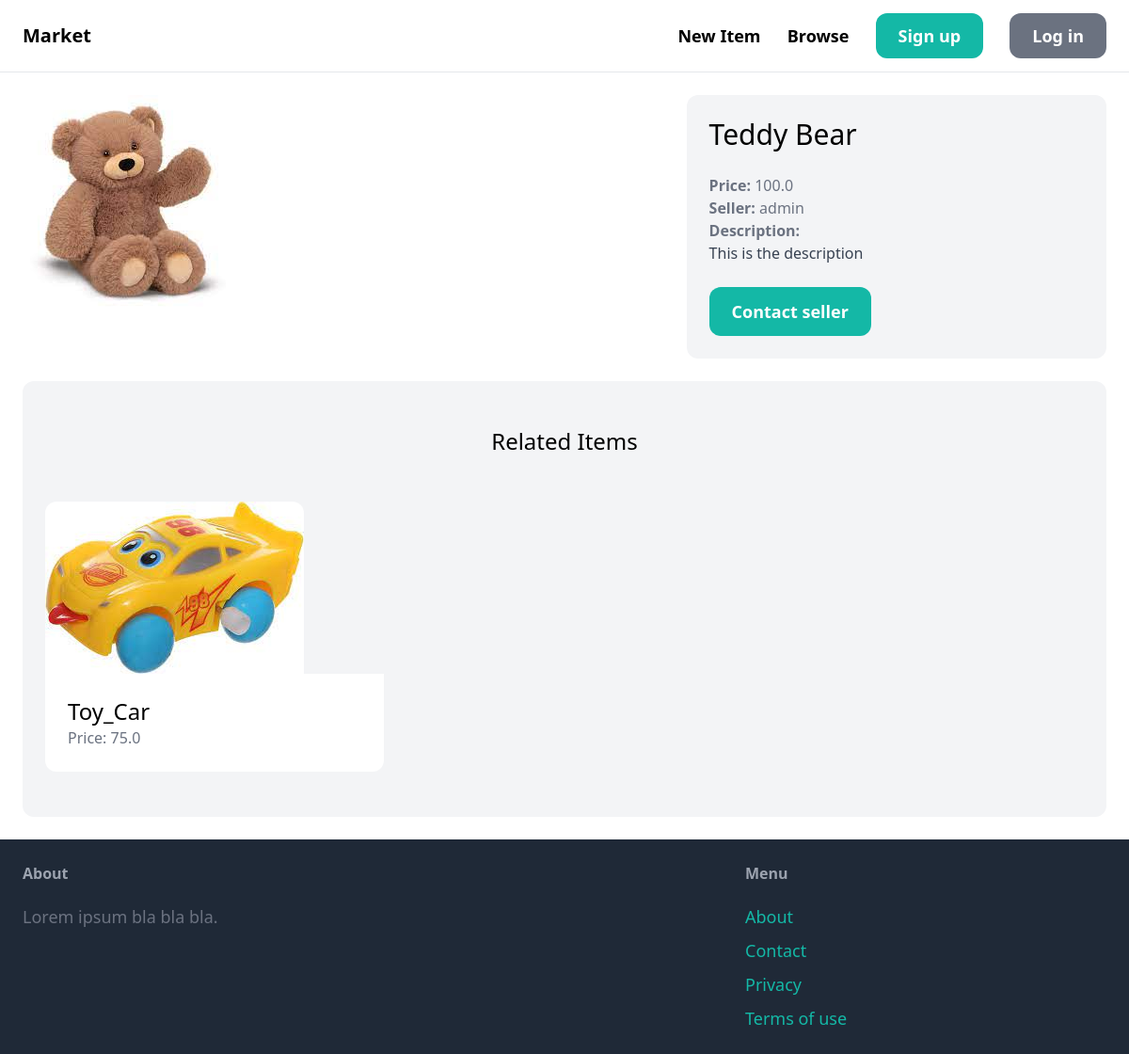
Page /items/1/ on the committed database.
### item/models.py (models this page shows)
class Item(models.Model):
    category = models.ForeignKey(Category, related_name='items', on_delete=models.CASCADE)
    name = models.CharField(max_length=255)
    description = models.TextField(blank=True, null=True)
    price = models.FloatField()
    image = models.ImageField(upload_to='items_images', blank=True, null=True)
    is_Sold = models.BooleanField(default=False)
    created_by = models.ForeignKey(User, related_name='items', on_delete=models.CASCADE)
    created_at = models.DateTimeField(auto_now_add=True)

### item/views.py (the view)
# urls.py: path('<int:pk>/', views.detail, name='detail'),
def detail(request, pk):
    item =  get_object_or_404(Item, pk=pk)
    related_items = Item.objects.filter(category = item.category, is_Sold=False).exclude(pk=pk)[0:3]
    return render(request, 'item/detail.html', {
        'item': item,
        'related_items': related_items
    })

### item/templates/item/detail.html (shortened to what this page needs)
{% extends 'core/base.html' %}
{% block content %}
<div class="grid grid-cols-5 gap-6">
    <div class="col-span-3">
        <img src="{{ item.image.url }}" class="rounded-xl">
    </div>
    <div class="col-span-2 p-6 bg-gray-100 rounded-xl">
        <h1 class="mb-6 text-3xl">{{ item.name }}</h1>
        <p class="text-gray-500"><strong>Price: </strong>{{ item.price }}</p>
        <p class="text-gray-500"><strong>Seller: </strong>{{ item.created_by.username }}</p>
        {% if item.description %}
        <p class="text-gray-700">
            <strong class="text-gray-500">Description:</strong><br>
            {{ item.description }}
        </p>
        {% endif %}
        {% if request.user == item.created_by %}
            <div class="mt-6 p-6 bg-white rounded-xl">
                <p>This is your item!</p>
                <a href="{% url 'item:edit' item.id %}" class="inline-block mt-6 px-6 py-3 text-lg font-semobold bg-green-500 text-white rounded-xl">Edit</a>
                <a href="{% url 'item:delete' item.id %}" class="inline-block mt-6 px-6 py-3 text-lg font-semobold bg-red-500 text-white rounded-xl">Delete</a>
            </div>
        {% else %}
            <a href="#" class="inline-block mt-6 px-6 py-3 text-lg font-semibold bg-teal-500 text-white rounded-xl hover:bg-teal-700">Contact seller</a>
        {% endif %}
    </div>
</div>
{% if item.category.items.count > 1 %}
<div class="mt-6 px-6 py-12 bg-gray-100 rounded-xl">
    <h2 class="mb-12 text-2xl text-center">Related Items</h2>
    <div class="grid grid-cols-3 gap-3">
        {% for item in related_items %}
            <div>
                <a href="{% url 'item:detail' item.id %}">
                    <div>
                        <img src="{{ item.image.url }}" class="rounded-t-xl">
                    </div>
                    <div class="p-6 bg-white rounded-b-xl">
                        <h2 class="text-2xl">{{ item.name }}</h2>
                        <p class="text-gray-500">Price: {{ item.price }}</p>
                    </div>
                </a>
            </div>
        {% endfor %}
    </div>
</div>
{% endif %}
{% endblock %}

### rows in the picture
Item: image (picture), name "Teddy Bear", price "100.0", created_by.username "admin", description "This is the description"
Item: image (picture), name "Toy_Car", price "75.0"
